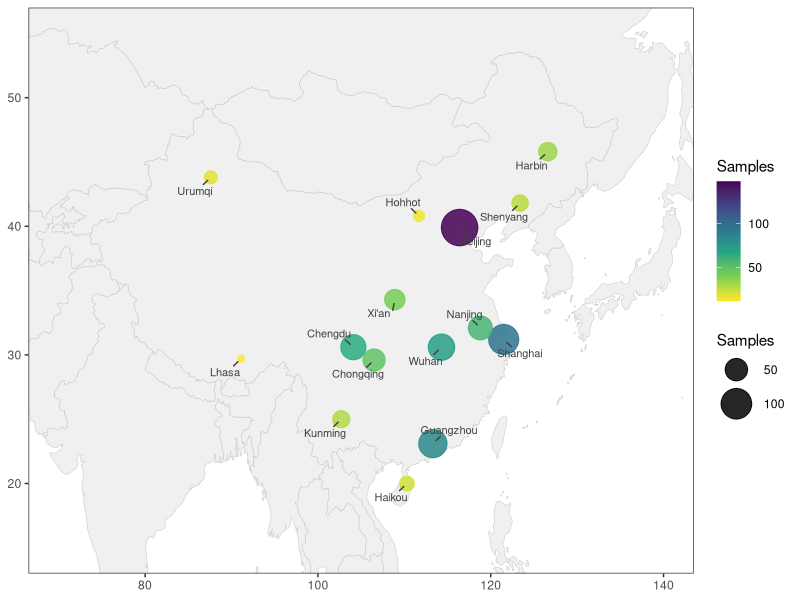
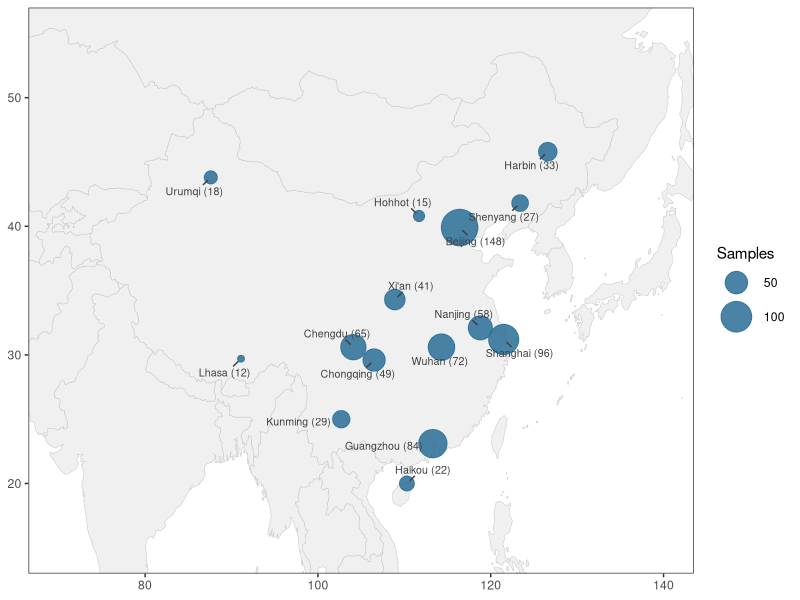
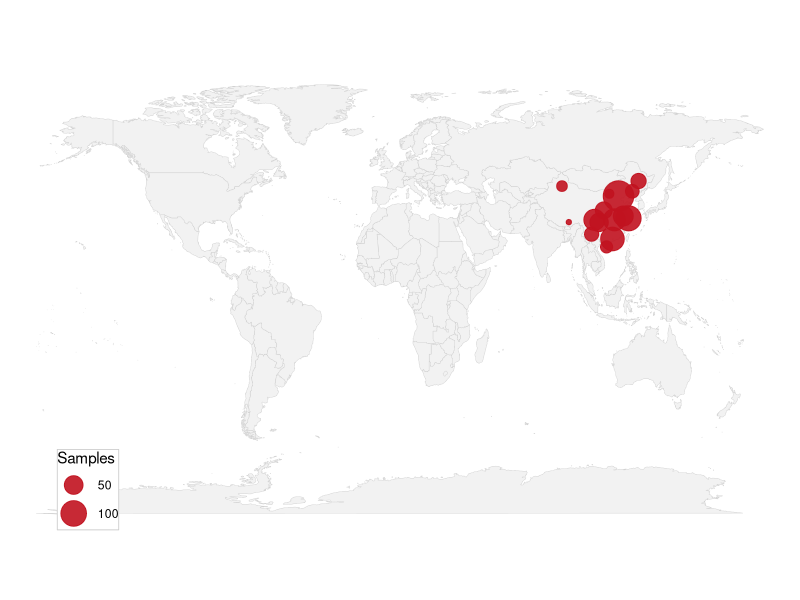

Reproduce these figures in R, in order.
## ---- chunk 1
# Installing necessary packages
if (!requireNamespace("tidyverse", quietly = TRUE)) {
  install.packages("tidyverse")
}
if (!requireNamespace("ggrepel", quietly = TRUE)) {
  install.packages("ggrepel")
}
if (!requireNamespace("maps", quietly = TRUE)) {
  install.packages("maps")
}

# Load packages
library(tidyverse)
library(ggrepel)
## ---- chunk 2
world_map <- ggplot2::map_data("world")

sampling_sites <- tribble(
  ~site,       ~lon,   ~lat,   ~n,
  "Beijing",   116.4,  39.9,   148,
  "Shanghai",  121.5,  31.2,    96,
  "Guangzhou", 113.3,  23.1,    84,
  "Wuhan",     114.3,  30.6,    72,
  "Chengdu",   104.1,  30.6,    65,
  "Xi'an",     108.9,  34.3,    41,
  "Harbin",    126.6,  45.8,    33,
  "Kunming",   102.7,  25.0,    29,
  "Lhasa",      91.1,  29.7,    12,
  "Urumqi",     87.6,  43.8,    18,
  "Shenyang",  123.4,  41.8,    27,
  "Nanjing",   118.8,  32.1,    58,
  "Chongqing", 106.5,  29.6,    49,
  "Hohhot",    111.7,  40.8,    15,
  "Haikou",    110.3,  20.0,    22)

head(sampling_sites, 3)
## ---- chunk 3
#| label: fig-1.1BasicSamplingMap
#| fig-cap: "Basic sampling site map"
#| out.width: "95%"
#| warning: false
#| message: false
#| fig-width: 9
#| fig-height: 6.5

ggplot() +
  geom_polygon(data = world_map, aes(long, lat, group = group),
               fill = "grey94", colour = "grey80", linewidth = .2) +
  geom_point(data = sampling_sites, aes(lon, lat, size = n, colour = n), alpha = .85) +
  geom_text_repel(data = sampling_sites, aes(lon, lat, label = site),
                  size = 2.8, colour = "grey25", min.segment.length = .2,
                  box.padding = .4, point.padding = .3) +
  scale_size_continuous(range = c(2, 12), name = "Samples") +
  scale_colour_viridis_c(option = "viridis", direction = -1, name = "Samples") +
  coord_cartesian(xlim = c(70, 140), ylim = c(15, 55)) +
  labs(x = NULL, y = NULL) +
  theme_bw(base_size = 11) +
  theme(panel.grid = element_blank())
## ---- chunk 4
#| label: fig-1.2LabelledSamplingMap
#| fig-cap: "Sampling map with counts in the labels"
#| out.width: "95%"
#| warning: false
#| message: false
#| fig-width: 9
#| fig-height: 6.5

ggplot() +
  geom_polygon(data = world_map, aes(long, lat, group = group),
               fill = "grey94", colour = "grey80", linewidth = .2) +
  geom_point(data = sampling_sites, aes(lon, lat, size = n), colour = "#2a6f97", alpha = .85) +
  geom_text_repel(data = sampling_sites, aes(lon, lat, label = paste0(site, " (", n, ")")),
                  size = 2.7, colour = "grey25", min.segment.length = .2,
                  box.padding = .4, point.padding = .3) +
  scale_size_continuous(range = c(2, 12), name = "Samples") +
  coord_cartesian(xlim = c(70, 140), ylim = c(15, 55)) +
  labs(x = NULL, y = NULL) +
  theme_bw(base_size = 11) +
  theme(panel.grid = element_blank())
## ---- chunk 5
#| label: fig-1.3WorldSamplingMap
#| fig-cap: "World view of the sampling sites"
#| out.width: "95%"
#| warning: false
#| message: false
#| fig-width: 9
#| fig-height: 5.2

ggplot() +
  geom_polygon(data = world_map, aes(long, lat, group = group),
               fill = "grey95", colour = "grey82", linewidth = .15) +
  geom_point(data = sampling_sites, aes(lon, lat, size = n), colour = "#c1121f", alpha = .9) +
  scale_size_continuous(range = c(1.5, 10), name = "Samples") +
  coord_fixed(ratio = 1.3) +
  labs(x = NULL, y = NULL) +
  theme_void(base_size = 11) +
  theme(legend.position = c(0.11, 0.10),
        legend.background = element_rect(fill = "white", colour = "grey80", linewidth = .3))
